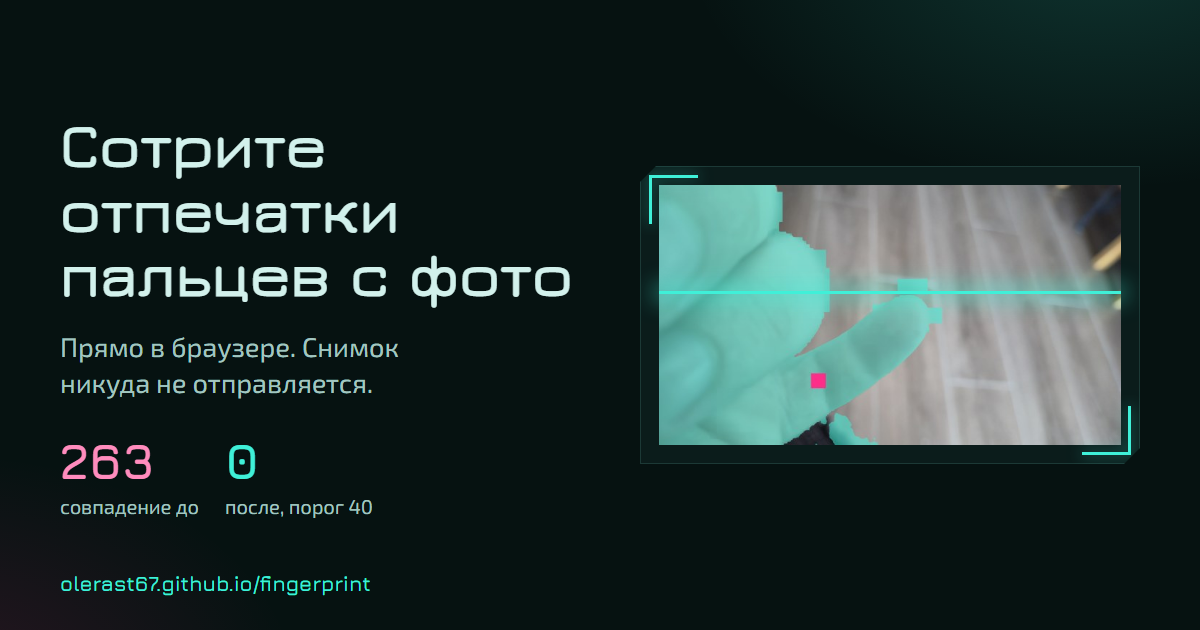
#> input picture web/og.png, 1200 x 630 px
$ python ridgemap.py ../web/og.png   (older library calls are emulated)
#> lines starting #> are read from the running program, lines starting #| are printed output that depends on the picture
"""Карта «похоже на папиллярный узор» по всему кадру (прототип слоя 2).

Для каждой плитки 128x128 (шаг 64) на нескольких уменьшениях кадра считаем:
- coh: когерентность, идут ли полосы в одну сторону (0..1);
- peak: во сколько раз самый сильный пик спектра в полосе периодов 5..20 px
  выше медианы этой полосы;
- period: шаг полос в пикселях полного кадра.

Запуск: python dev/ridgemap.py samples/private/*.jpg
Результат: samples/private/out/<имя>_map.jpg и <имя>_blocks.csv (в git не идут).
"""
import csv
import sys
from pathlib import Path

import cv2
import numpy as np

B, STEP = 128, 64
SCALES = (1, 2, 4)          # во сколько раз уменьшаем кадр
PMIN, PMAX = 5.0, 20.0      # периоды в пикселях уменьшенного кадра

fy, fx = np.meshgrid(np.fft.fftfreq(B), np.fft.fftfreq(B), indexing="ij")
RAD = np.hypot(fx, fy)
BAND = (RAD >= 1 / PMAX) & (RAD <= 1 / PMIN)
HANN = np.outer(np.hanning(B), np.hanning(B)).astype(np.float32)


def analyse(gray: np.ndarray, d: int):
    img = cv2.resize(gray, None, fx=1 / d, fy=1 / d, interpolation=cv2.INTER_AREA) if d > 1 else gray
    img = img.astype(np.float32)
    # убираем неравномерный свет: вычитаем сильно размытую копию
    hp = img - cv2.GaussianBlur(img, (0, 0), 8)
    # выравниваем контраст: резкие края не должны перекрикивать мелкую текстуру
    sd = np.sqrt(cv2.GaussianBlur(hp * hp, (0, 0), 8)) + 1.0
    hp = np.clip(hp / sd, -2, 2)
    g = cv2.GaussianBlur(hp, (0, 0), 1.0)
    gx = cv2.Sobel(g, cv2.CV_32F, 1, 0, ksize=3)
    gy = cv2.Sobel(g, cv2.CV_32F, 0, 1, ksize=3)
    h, w = img.shape
    rows = []
    for y in range(0, h - B + 1, STEP):
        for x in range(0, w - B + 1, STEP):
            bx, by = gx[y:y + B, x:x + B], gy[y:y + B, x:x + B]
            gxx, gyy, gxy = (bx * bx).sum(), (by * by).sum(), (bx * by).sum()
            den = gxx + gyy
            if den < 1e-3:
                continue
            coh = float(np.sqrt((gxx - gyy) ** 2 + 4 * gxy ** 2) / den)
            blk = hp[y:y + B, x:x + B]
            blk = (blk - blk.mean()) * HANN
            mag = np.abs(np.fft.fft2(blk))
            pw = mag * mag * BAND
            iy, ix = np.unravel_index(int(np.argmax(pw)), pw.shape)
            # доля энергии полосы в пятне вокруг пика и его зеркала:
            # у полос она высокая, у одиночного края размазана по линии
            near = (np.minimum(np.abs(np.arange(B)[:, None] - iy), B - np.abs(np.arange(B)[:, None] - iy)) ** 2
                    + np.minimum(np.abs(np.arange(B)[None, :] - ix), B - np.abs(np.arange(B)[None, :] - ix)) ** 2) <= 4
            my, mx = (-iy) % B, (-ix) % B
            near |= (np.minimum(np.abs(np.arange(B)[:, None] - my), B - np.abs(np.arange(B)[:, None] - my)) ** 2
                     + np.minimum(np.abs(np.arange(B)[None, :] - mx), B - np.abs(np.arange(B)[None, :] - mx)) ** 2) <= 4
            peak = float(pw[near].sum() / (pw.sum() + 1e-6))
            period = float(1 / RAD[iy, ix]) * d
            contrast = float(blk.std())
            rows.append((x * d, y * d, B * d, d, coh, peak, period, contrast))
    return rows


def main(paths):
    for p in map(Path, paths):
        bgr = cv2.imread(str(p))
#> bgr is the input picture: shape (630, 1200, 3); mean B, G, R 47.4, 49.3, 31.8
        gray = cv2.cvtColor(bgr, cv2.COLOR_BGR2GRAY)
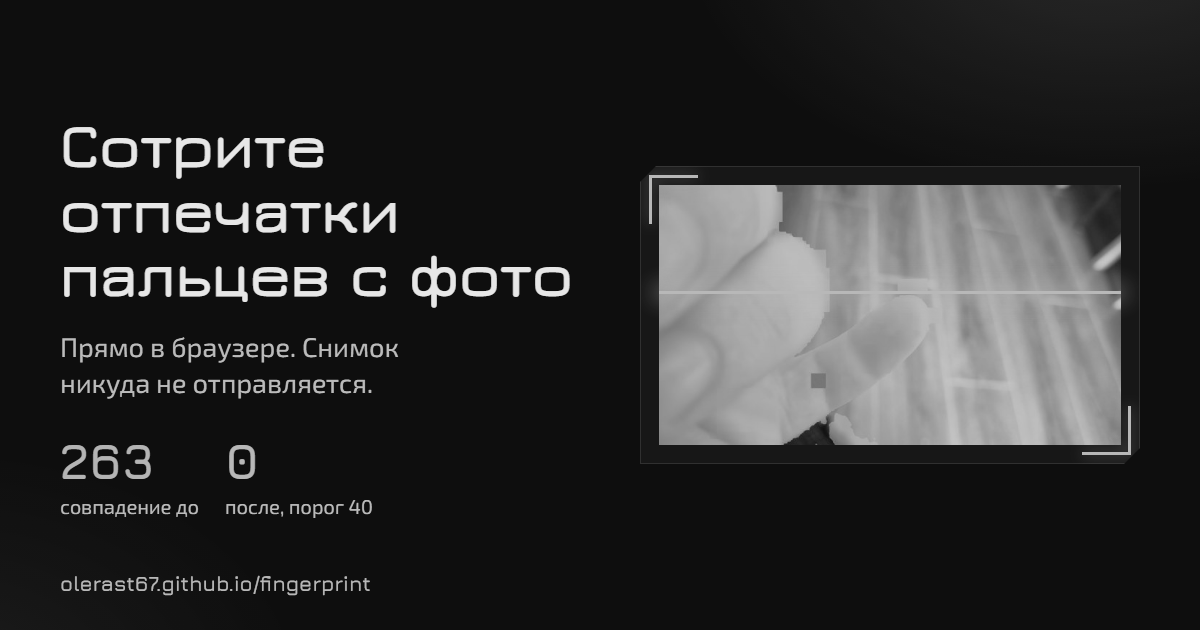
#> gray: shape (630, 1200); min 14, max 231, mean 43.6
        out = p.parent / "out"
        out.mkdir(exist_ok=True)
        allrows = []
        for d in SCALES:
            allrows += analyse(gray, d)
#> this loop made 3 passes
#> pass 1, in analyse, `hp = img - cv2.GaussianBlur(img, (0, 0), 8)`:
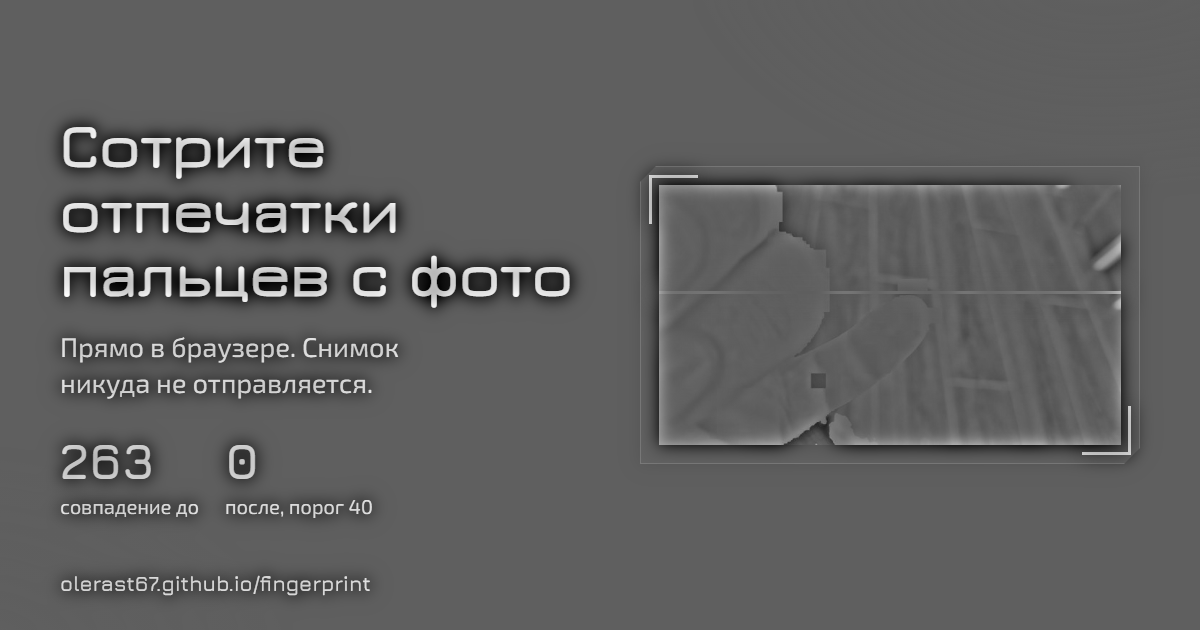
#> hp: shape (630, 1200) float32; min -109.4, max 184.2, mean 0; drawn with min black and max white
#> pass 1, in analyse, `sd = np.sqrt(cv2.GaussianBlur(hp * hp, (0, 0), 8)) + 1.0`:
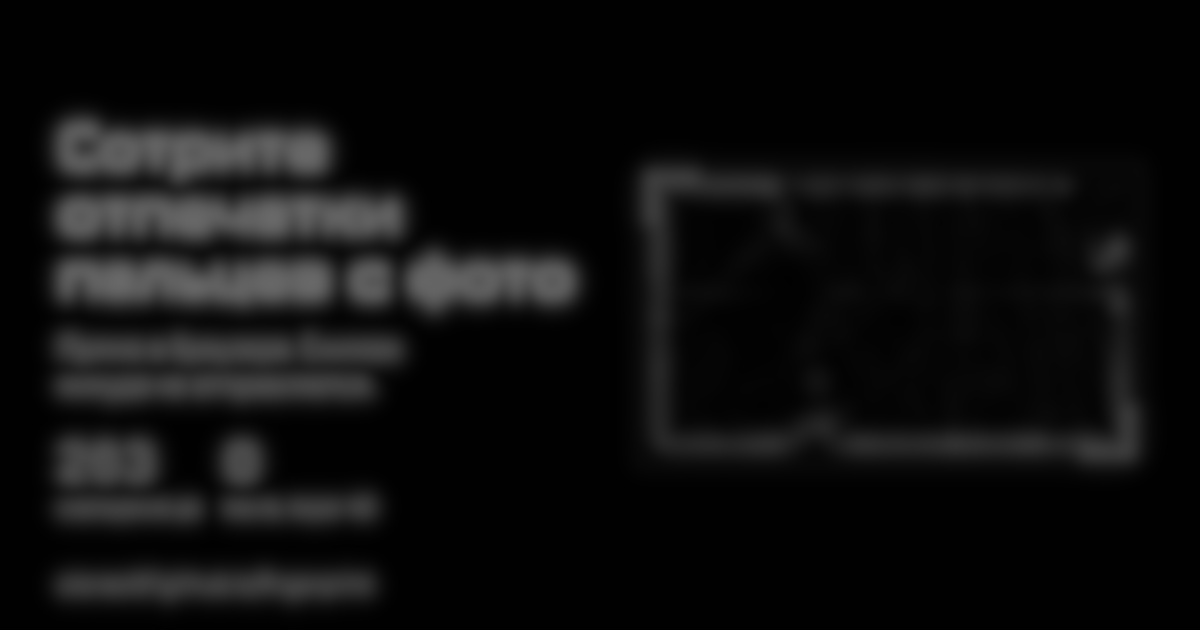
#> sd: shape (630, 1200) float32; min 1, max 104.7, mean 14.6
#> pass 1, in analyse, `hp = np.clip(hp / sd, -2, 2)`:
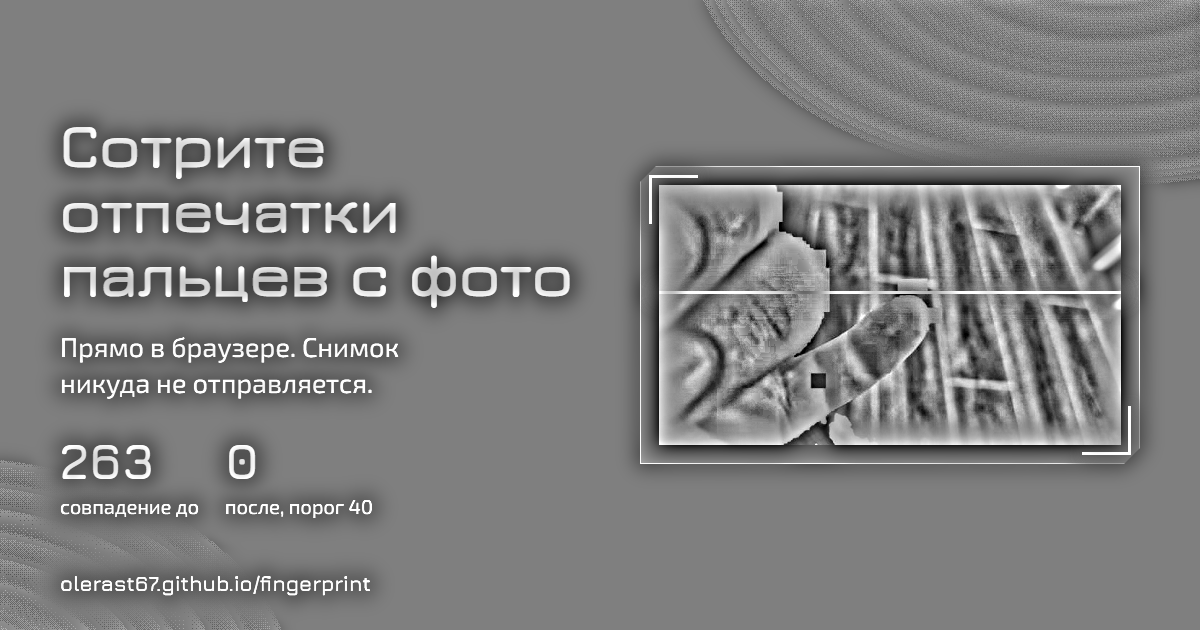
#> hp: shape (630, 1200) float32; min -2, max 2, mean -0.0207; drawn with min black and max white
        with open(out / f"{p.stem}_blocks.csv", "w", newline="") as f:
            wr = csv.writer(f)
            wr.writerow(["x", "y", "size", "scale", "coh", "peak", "period_full_px", "contrast"])
            wr.writerows(allrows)
        # карта: красный = высокая когерентность и чёткий пик
        k = 2000 / bgr.shape[1]
#> k = 1.67
        small = cv2.resize(bgr, None, fx=k, fy=k, interpolation=cv2.INTER_AREA)
        heat = np.zeros(small.shape[:2], np.float32)
        for x, y, s, d, coh, peak, period, c in allrows:
            score = coh * min(peak / 0.4, 1.0)
            x0, y0, x1, y1 = (int(v * k) for v in (x, y, x + s, y + s))
            heat[y0:y1, x0:x1] = np.maximum(heat[y0:y1, x0:x1], score)
#> this loop made 157 passes
#> (x, y, coh, peak, period, c, score, x0) on passes 1 to 3: (0, 0, 0.937, 0.785, 18.29, 0.0064, 0.937, 0), (64, 0, 0.943, 0.754, 18.29, 0.007, 0.943, 106), (128, 0, 0.977, 0.82, 18.29, 0.00389, 0.977, 213)
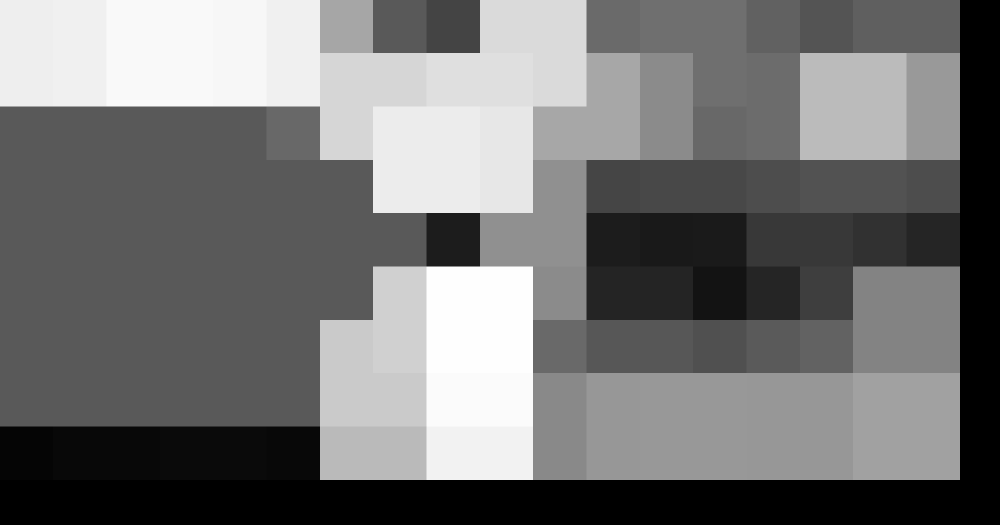
#> heat: shape (1050, 2000) float32 (shown at 1/2 size); min 0, max 1, mean 0.458
        col = cv2.applyColorMap((np.clip(heat, 0, 1) * 255).astype(np.uint8), cv2.COLORMAP_JET)
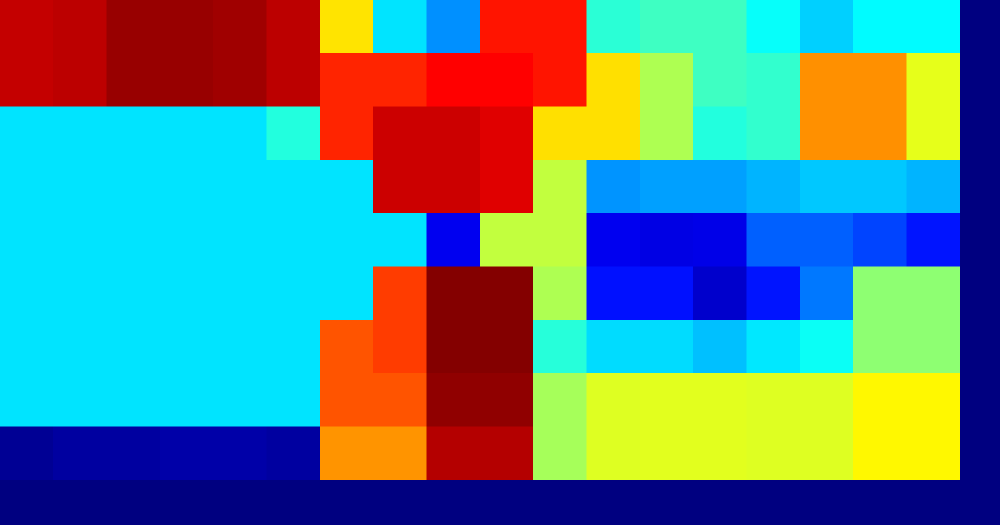
#> col: shape (1050, 2000, 3) (shown at 1/2 size); mean B, G, R 134.7, 134.1, 89.7
        cv2.imwrite(str(out / f"{p.stem}_map.jpg"), cv2.addWeighted(small, 0.55, col, 0.45, 0))
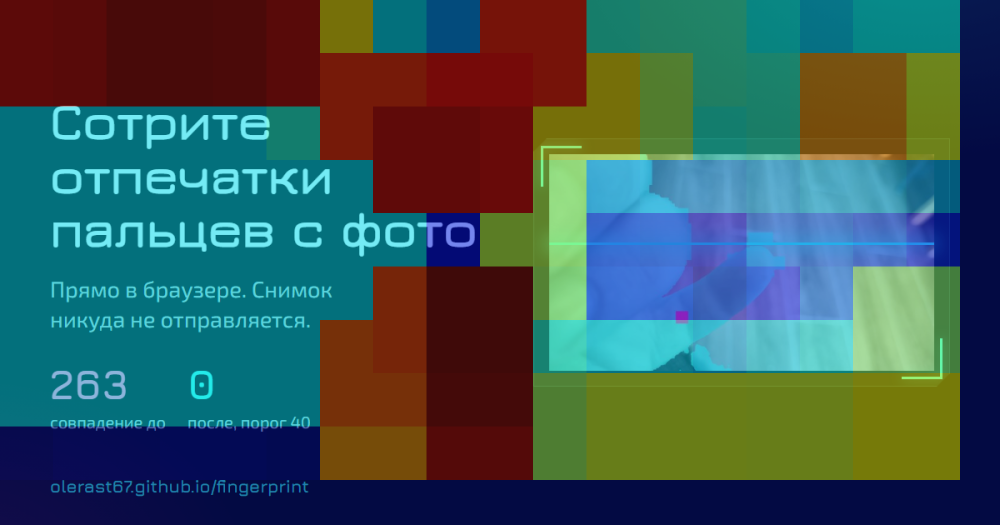
#> saved as og_map.jpg: shape (1050, 2000, 3) (shown at 1/2 size); mean B, G, R 86.6, 87.4, 57.8
        top = sorted(allrows, key=lambda r: -r[4] * min(r[5] / 0.4, 1))[:5]
#> top = [(512, 320, 128, 1, 1, 0.911, 18.29, 0.012), (512, 384, 128, 1, 0.987, 0.864, 18.29, 0.00834), (128, 0, 128, 1, 0.977, 0.82, 18.29, 0.00389), (192, 0, 128, 1, 0.97, 0.812, 18.29, 0.0039), (512, 448, 128, 1, 0.95, 0.423, 18.29, 0.00204)]
        print(p.name, len(allrows), "блоков; лучшие (x,y,scale,coh,peak,period):")
#| og.png 157 блоков; лучшие (x,y,scale,coh,peak,period):
        for r in top:
            print("  ", r[0], r[1], r[3], round(r[4], 2), round(r[5], 2), round(r[6], 1))
#> this loop made 5 passes
#|    512 320 1 1.0 0.91 18.3
#|    512 384 1 0.99 0.86 18.3
#|    128 0 1 0.98 0.82 18.3
#|    192 0 1 0.97 0.81 18.3
#|    512 448 1 0.95 0.42 18.3


if __name__ == "__main__":
    main(sys.argv[1:])
